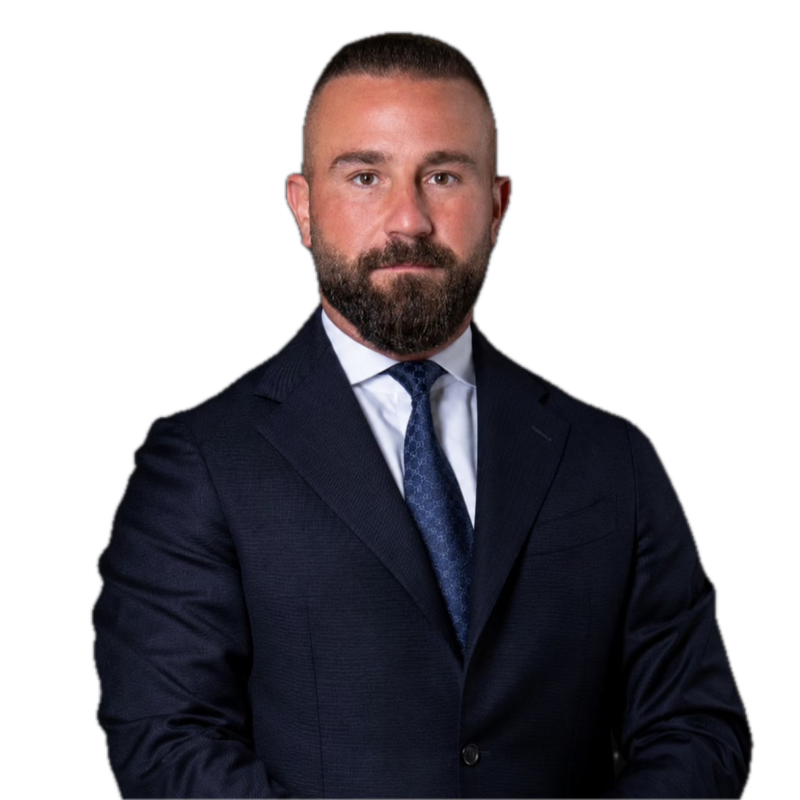
#> input picture assets/portrait-cutout.png, 800 x 800 px
$ python portrait-grade.py
#> lines starting #> are read from the running program, lines starting #| are printed output that depends on the picture
"""Hero portrait: grades the subject cut-out (transparent background) and writes
portrait-hero-*.webp with alpha. The cut-out comes from scripts/cutout.swift
(Apple Vision, on-device):  swift scripts/cutout.swift assets/linkedin-portrait-800.jpg assets/portrait-cutout.png
Run: python3 scripts/portrait-grade.py"""
from pathlib import Path
from PIL import Image, ImageEnhance, ImageFilter

ROOT = Path(__file__).resolve().parent.parent
src = Image.open(ROOT / "assets/portrait-cutout.png").convert("RGBA")
#> src is the input picture: PIL image 800x800 RGBA; mean R, G, B, A 21.8, 18.9, 23.2, 122.5
rgb, alpha = src.convert("RGB"), src.getchannel("A")
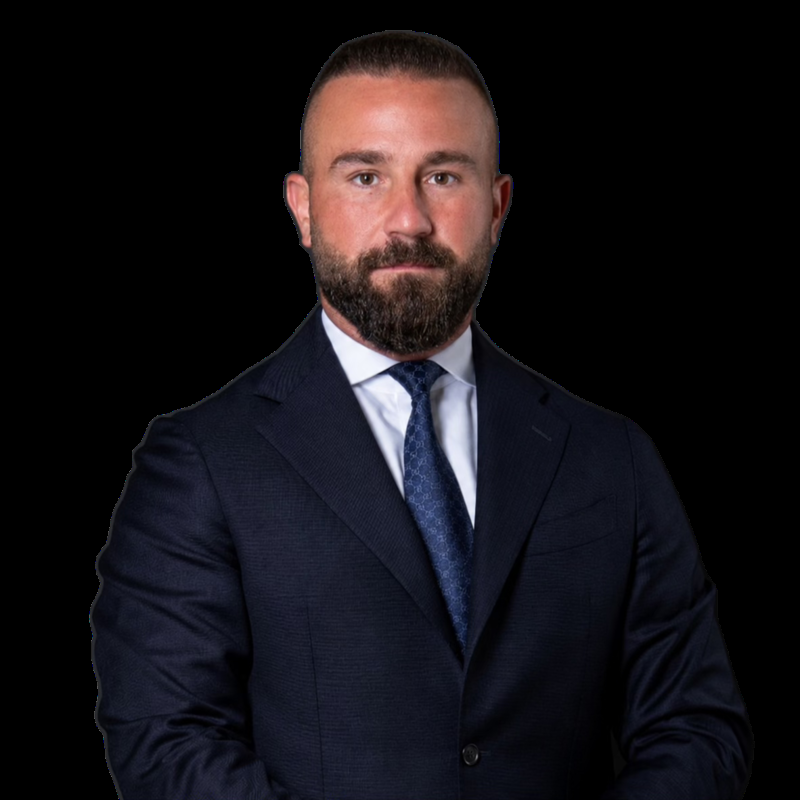
#> rgb: PIL image 800x800 RGB; mean R, G, B 21.8, 18.9, 23.2
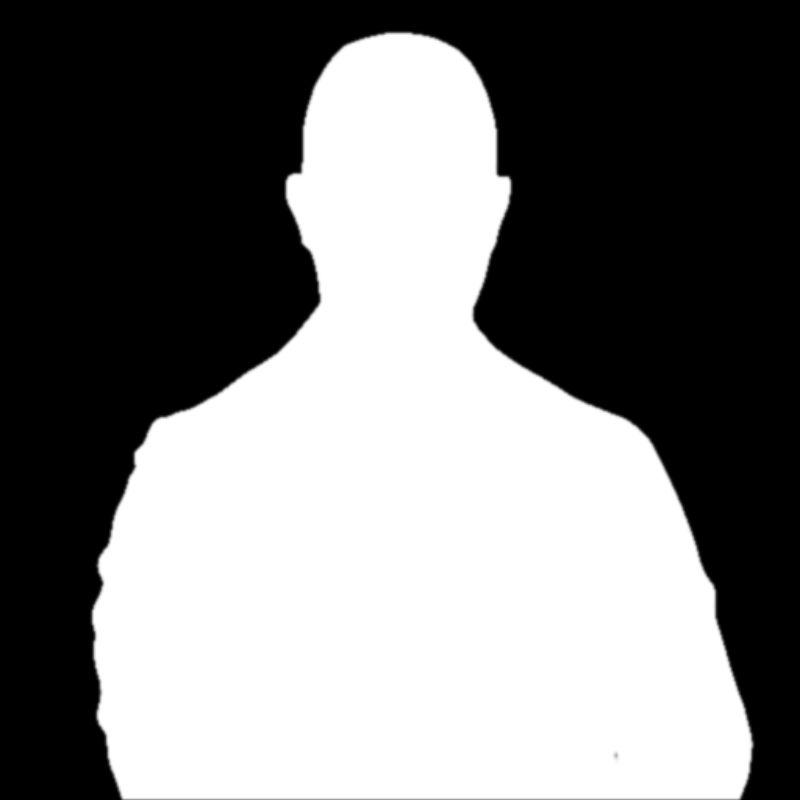
#> alpha: PIL image 800x800 L; min 0, max 255, mean 122.5

# Gentle S-curve for depth: 0→0, 40→34, 128→130, 220→228, 255→255
pts = [(0, 0), (40, 34), (128, 130), (220, 228), (255, 255)]
def curve(v):
#> called with v = 0
    for (x0, y0), (x1, y1) in zip(pts, pts[1:]):
        if v <= x1:
            return round(y0 + (y1 - y0) * (v - x0) / (x1 - x0))
    return 255
rgb = rgb.point([curve(v) for v in range(256)] * 3)

# A whisper of warmth, then contrast
r, g, b = rgb.split()
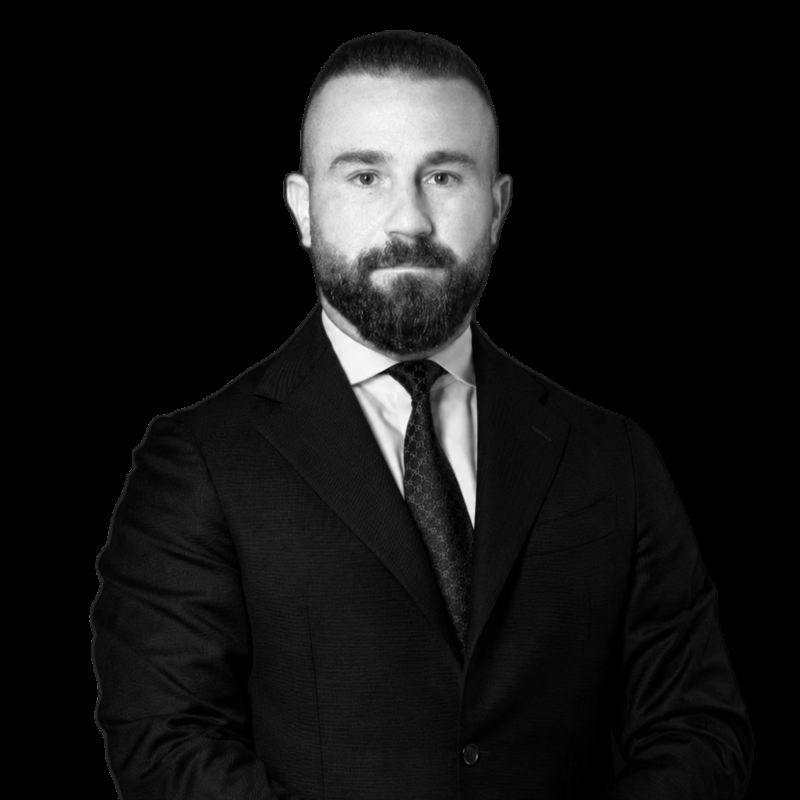
#> r: PIL image 800x800 L; min 0, max 251, mean 21
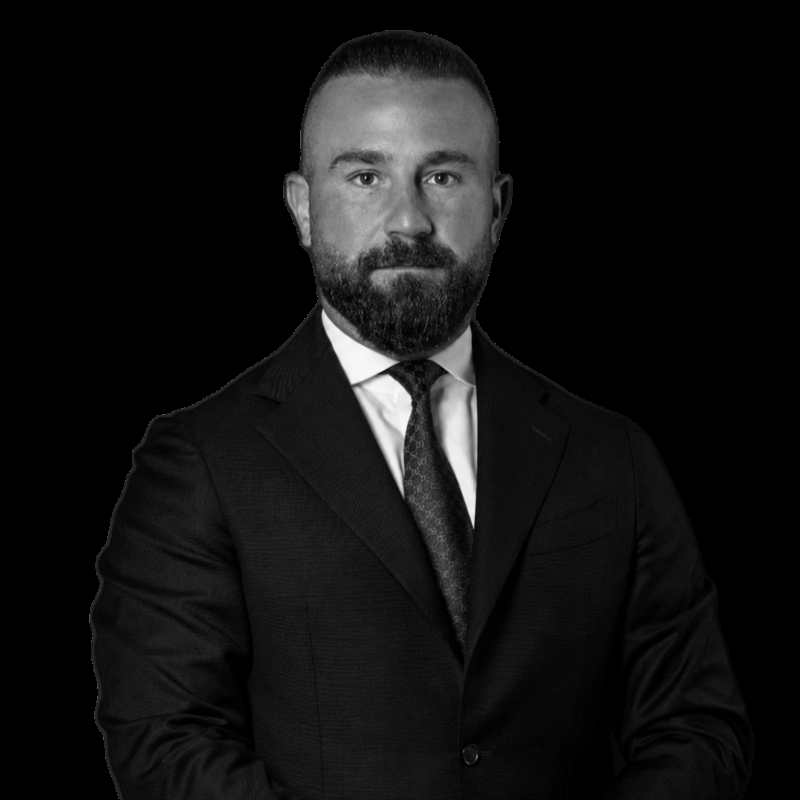
#> g: PIL image 800x800 L; min 0, max 251, mean 17.7
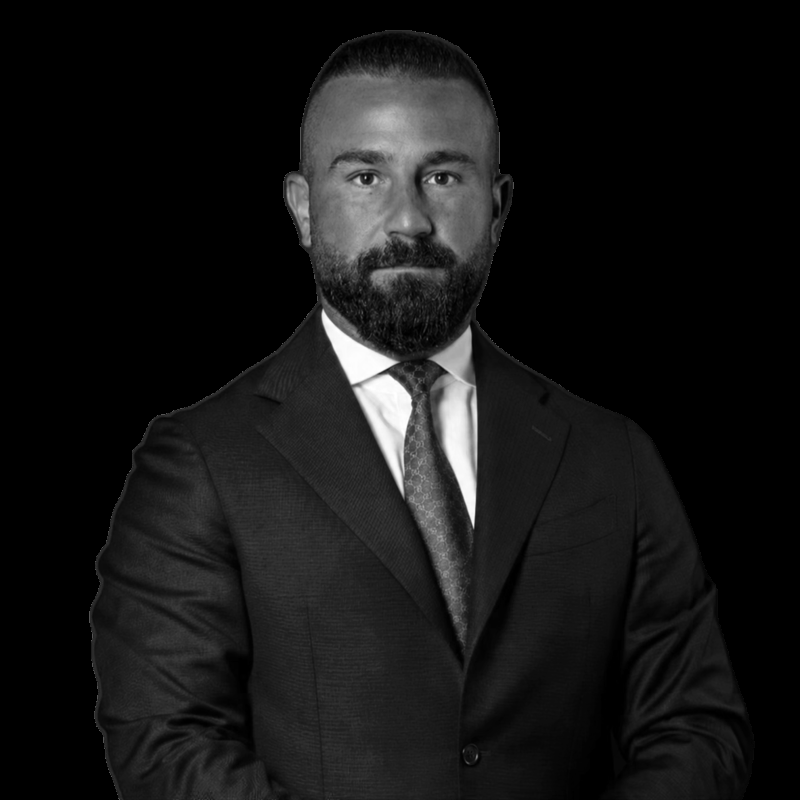
#> b: PIL image 800x800 L; min 0, max 255, mean 21.5
r = r.point(lambda v: min(255, round(v * 1.012)))
b = b.point(lambda v: round(v * 0.985))
rgb = ImageEnhance.Contrast(Image.merge("RGB", (r, g, b))).enhance(1.05)

# Soften the matte edge by a hair so hair/shoulders don't look cut with scissors
alpha = alpha.filter(ImageFilter.GaussianBlur(0.6))
graded = Image.merge("RGBA", (*rgb.split(), alpha))

out = ROOT / "public/media"
for w in (480, 800, 1200):
    v = graded.resize((w, w), Image.LANCZOS)
    c = v.convert("RGB").filter(ImageFilter.UnsharpMask(radius=1.4 if w > 800 else 1.0, percent=70, threshold=2))
    Image.merge("RGBA", (*c.split(), v.getchannel("A"))).save(
        out / f"portrait-hero-{w}.webp", "WEBP", quality=88, method=6)
#> this loop made 3 passes
#> pass 1, `c = v.convert("RGB").filter(ImageFilter.UnsharpMask(radius=1.4 if w > ..`:
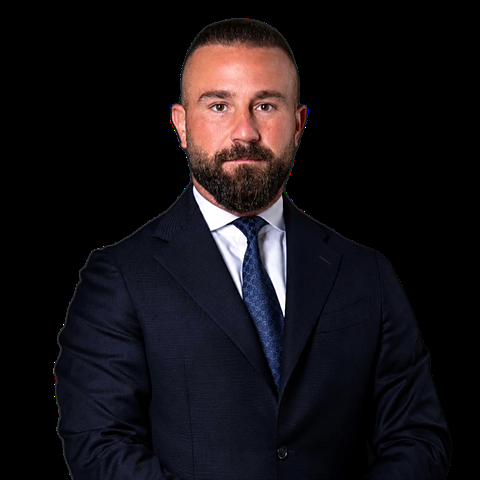
#> c: PIL image 480x480 RGB; mean R, G, B 21.6, 18, 21.7
#> pass 1, `Image.merge("RGBA", (*c.split(), v.getchannel("A"))).save( out / f"por..`:
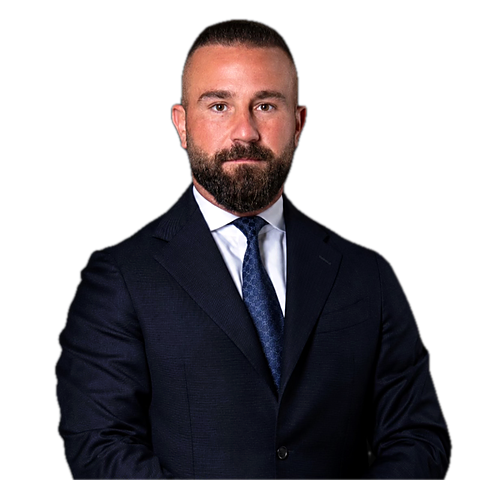
#> saved as portrait-hero-480.webp: PIL image 480x480 RGBA; mean R, G, B, A 21.6, 18, 21.7, 122.5; transparent parts drawn white
print("ok")

$ run again, with assets/linkedin-portrait-800.jpg saved as assets/portrait-cutout.png
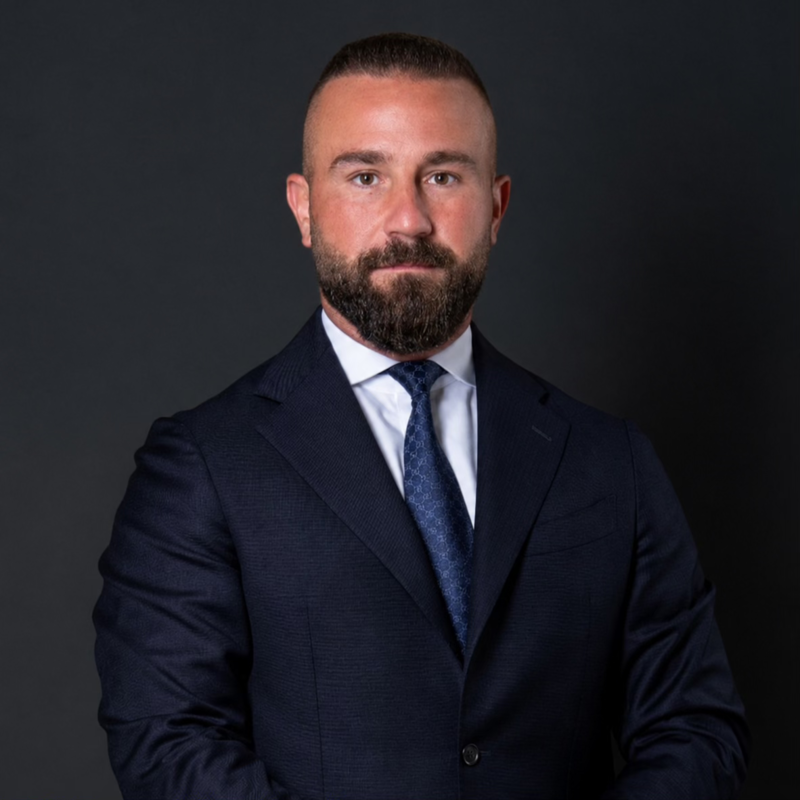
#> input picture assets/linkedin-portrait-800.jpg, 800 x 800 px
#> src is the input picture: PIL image 800x800 RGBA; mean R, G, B, A 37.5, 35.6, 41.8, 255
#> alpha: PIL image 800x800 L; every value is 255
#> `r, g, b = rgb.split()`:
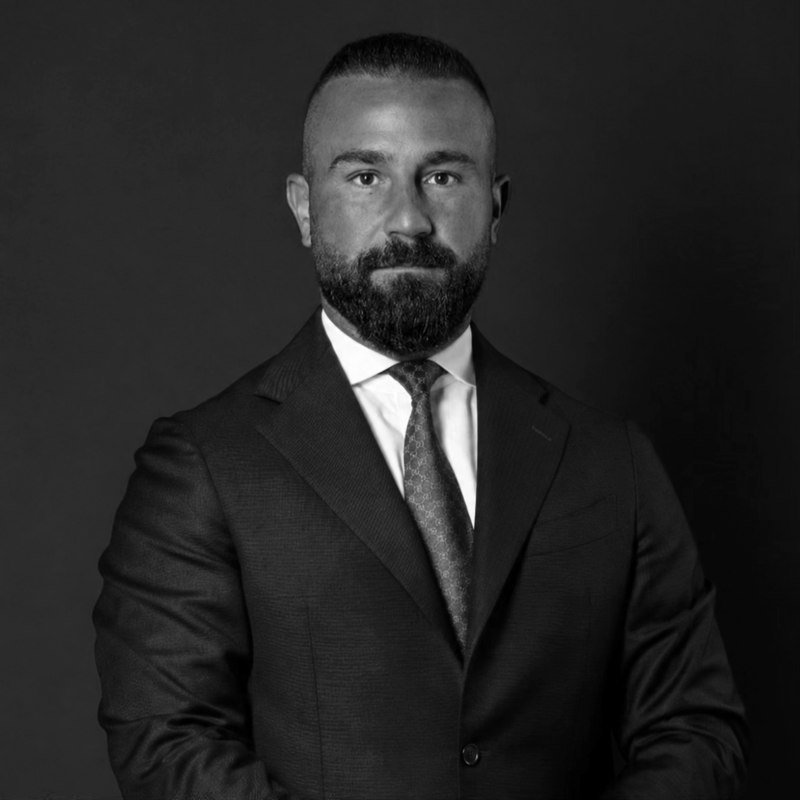
#> b: PIL image 800x800 L; min 0, max 255, mean 37.8
#> the loop `for w in (480, 800, 1200):` made 3 passes
#> pass 1, `Image.merge("RGBA", (*c.split(), v.getchannel("A"))).save( out / f"por..`:
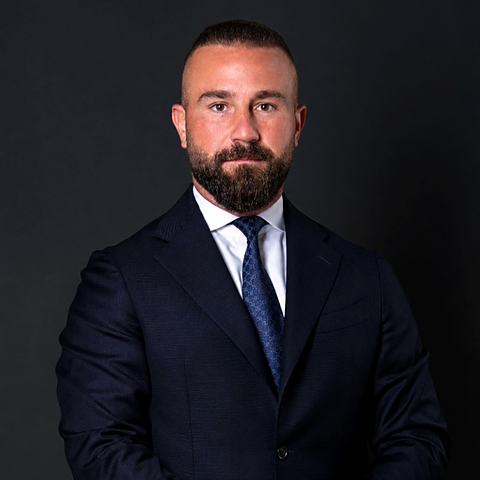
#> saved as portrait-hero-480.webp: PIL image 480x480 RGBA; mean R, G, B, A 34.2, 31.6, 37, 255
